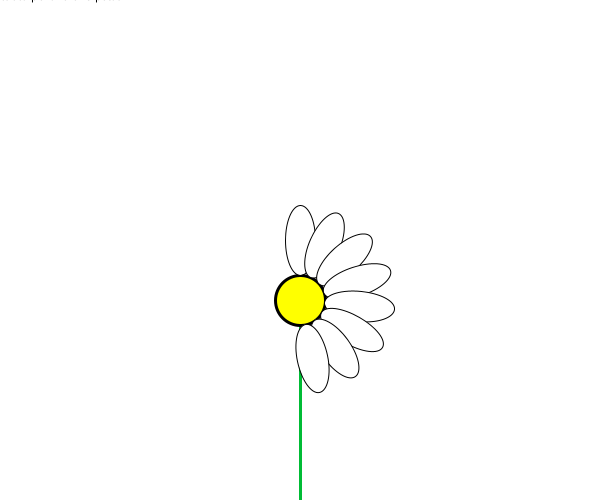
Frame 1 (no input)
Frame 60 (the mouse pressed at the canvas centre just before this capture): identical to frame 1, image omitted
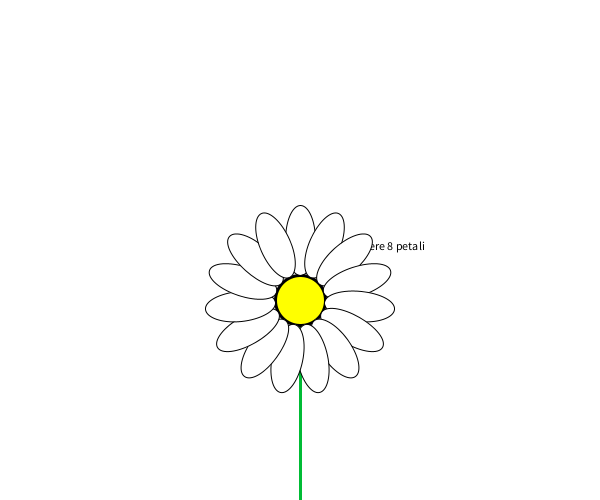
Frame 120 (the mouse held since frame 60 and released just before this capture)

The Processing sketch that drew these frames (run headless with seeded random() and noise(); from frame 60 on, the mouse is pressed at the canvas centre):

// Processing sketch: processing_181294
// ── processing_181294.pde

int numFoglie= 15;
float gradi= 360/numFoglie; 
void setup(){
size (600,500);

}
 
void draw(){
background(255,255,255);
  if (mousePressed == true) {
    fill(0,0,0);
    text("rilascia per avere 8 petali", mouseX, mouseY); 
     numFoglie = 15;
   
  } else {
    fill(0,0,0);
    text("clicca per avere 15 petali", mouseX, mouseY); 
 numFoglie = 8;
    
  }
  
///// Gambo
pushMatrix();
translate (width/2,height);
stroke (0,188,53);
strokeWeight (3);
line (0,0,0,-200); 


 
 
//// centro del fiore
pushMatrix();
fill (255,255,0);
stroke (0);
translate (0,-200);
ellipse (0,0,50,50);
 
 
///Petali
fill(255);
strokeWeight(1);
 
for (int i=0; i<numFoglie;i++){
pushMatrix();
float rad = radians(gradi*i);
rotate (rad);
translate (0,-60);
ellipse (0,0,30,70);
popMatrix();
}
 
popMatrix();
popMatrix();

 
}
